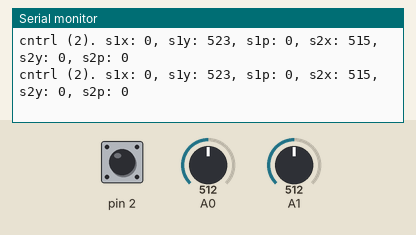
This sketch was run on a simulated Arduino Uno, built with avr-gcc and run on an emulated ATmega328P. On the bench: the last lines printed to the serial monitor. The test bench sets the inputs (shaded band); at power-on: A0 = 512, A1 = 512, pin 2 HIGH. No radio packets arrive unless stated.

Above: at 1.2 s.
1.3 s: A0 set to 489
At 2.1 s:
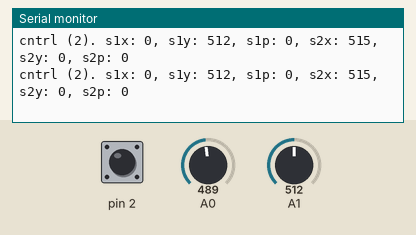
4.3 s: A1 set to 0
At 5.0 s:
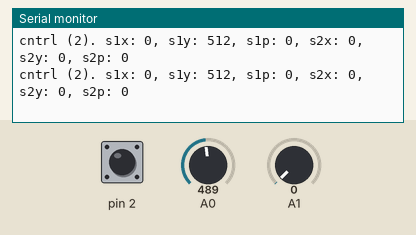
7.3 s: A0 set to 511
At 8.3 s:
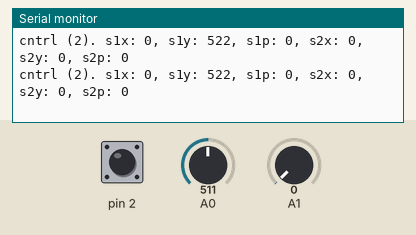
10.3 s: A1 set to 122
At 10.9 s:
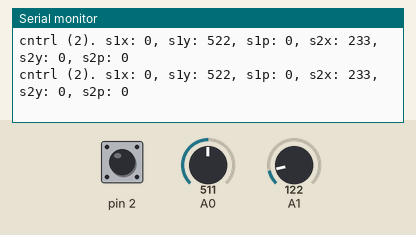
13.3 s: pin 2 pulled LOW for 0.15 s
Timing chart, 0 to 13.8 s (numbered marks = the images above; inputs shaded):
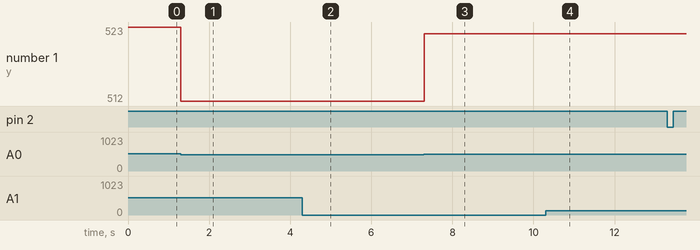

Measured:
- after the input at 1.3 s, the serial monitor: prints a new line at once (image 1)
- after the input at 4.3 s, the serial monitor: prints a new line at once (image 2)
- after the input at 7.3 s, the serial monitor: prints a new line at once (image 3)
- after the input at 10.3 s, the serial monitor: prints a new line at once (image 4)
- plotted number 1: 523 → 512 after the input at 1.3 s, 512 → 522 after the input at 7.3 s

The sketch:

controller.ino
```cpp
#include "nRF24L01.h"
#include "RF24.h"


#define BAUDRATE 115200
// Radio Commands
#define CMD_NONE 1
#define CMD_ACTIVE 2


// NRF24 pins
#define NRF_CE 9
#define NRF_CS 10

// NRF24 settings
#define NRF_ADDR 0
#define NRF_CHAN 0x60
#define NRF_PAYLOAD_SIZE 32


// Payload datastructure
struct payload_t {
  uint8_t command;  // current controller command (none or active for now)

  // stick1 data
  uint16_t stick1_x;
  uint16_t stick1_y;
  bool stick1_p;

  // stick2 data
  uint16_t stick2_x;
  uint16_t stick2_y;
  bool stick2_p;

  // typical delay between packages
  uint8_t delay_ms;
};


// Stick datastructure
struct stick_settings_t {
  uint16_t x_middle;  // middle point of x axis
  float x_curve_a;  // coefficient for S curve mapping of x axis

  // same for y axis
  uint16_t y_middle;
  float y_curve_a;

  // pinout definition
  int8_t x_axis_pin;
  int8_t y_axis_pin;
  int8_t btn_pin;
};

// Low-level data about current stick state
struct StickResponse {
  bool engaged;
  bool pressed;
  uint16_t x_value;
  uint16_t y_value;
};


RF24 radio(NRF_CE, NRF_CS);
uint8_t address[][6] = {"1Node","2Node","3Node","4Node","5Node","6Node"};

const uint8_t delay_ms = 1000 / 200;  // Refresh rate - 200 Hz
uint64_t time_from_last_command = 0;  // ms since last command


stick_settings_t stick1 = {
  .x_middle = 512,
  .x_curve_a = 0,

  .y_middle = 488,
  .y_curve_a = .5,

  .x_axis_pin = -1,
  .y_axis_pin = 0,
  .btn_pin = 2
};


stick_settings_t stick2 = {
  .x_middle = 502,
  .x_curve_a = .65,

  .y_middle = 512,
  .y_curve_a = 0,

  .x_axis_pin = 1,
  .y_axis_pin = -1,
  .btn_pin = -1
};


/*
 * Function to map linear movement of stick to S curve
 * x - input value (0-1023)
 * a - coefficient, lower is less curved
 */
uint16_t s_curve(int16_t x, float a) {
  return a * (1023 * 4 * pow( x/1023.0 - 0.5, 3) + 512) + (1 - a) * x;
};


/*
 * Setup for stick pins if available
 */
void init_stick(stick_settings_t stick) {
  if (stick.x_axis_pin != -1) pinMode(stick.x_axis_pin, INPUT);
  if (stick.y_axis_pin != -1) pinMode(stick.y_axis_pin, INPUT);
  if (stick.btn_pin != -1) pinMode(stick.btn_pin, INPUT_PULLUP);
}


/*
 * Read stick state, center raw reading to middle axis point (512 ), map to values in S curve
 */
StickResponse read_stick(stick_settings_t stick) {
  StickResponse r;

  // Values by default
  r.x_value = 512;
  r.y_value = 512;
  r.engaged = false;

  uint16_t x_value = stick.x_axis_pin != -1 ? analogRead(stick.x_axis_pin) : 0;
  uint16_t y_value = stick.y_axis_pin != -1 ? analogRead(stick.y_axis_pin) : 0;
  r.pressed = stick.btn_pin != -1 ? digitalRead(stick.btn_pin) == LOW : false;

  if (x_value > (stick.x_middle + 1)) {
    r.x_value = map(x_value, stick.x_middle, 1023, 512, 1023);
    r.engaged = true;
  }
  else if (x_value < (stick.x_middle - 1)) {
    r.x_value = map(x_value, stick.x_middle, 0, 512, 0);
    r.engaged = true;
  }

  if (y_value > (stick.y_middle + 1)) {
    r.y_value = map(y_value, stick.y_middle, 1023, 512, 1023);
    r.engaged = true;
  }
  else if (y_value < (stick.y_middle - 1)) {
    r.y_value = map(y_value, stick.y_middle, 0, 512, 0);
    r.engaged = true;
  }

  r.x_value = s_curve(r.x_value, stick.x_curve_a);
  r.y_value = s_curve(r.y_value, stick.y_curve_a);

  return r;
};


void setup() {
  Serial.begin(BAUDRATE);

  radio.begin();
  radio.setAutoAck(1);
  radio.setRetries(0, 1);  // delay - 250us, retry - 0

  radio.setPayloadSize(NRF_PAYLOAD_SIZE);  // package size

  radio.openWritingPipe(address[NRF_ADDR]);  // address
  radio.setChannel(NRF_CHAN);  // chanel

  radio.setPALevel(RF24_PA_MAX);  // RF24_PA_MIN | RF24_PA_LOW | RF24_PA_HIGH | RF24_PA_MAX
  radio.setDataRate(RF24_1MBPS);  // RF24_2MBPS | RF24_1MBPS, | RF24_250KBPS

  radio.powerUp();
  radio.stopListening();  // transmiter mode

  init_stick(stick1);
  init_stick(stick2);
}


void loop() {
  time_from_last_command = millis();

  uint8_t command = CMD_NONE;  // command by default

  StickResponse s1r = read_stick(stick1);
  StickResponse s2r = read_stick(stick2);

  // if controls were engaged car should move
  if (s1r.engaged || s2r.engaged || s1r.pressed || s2r.pressed) {
    command = CMD_ACTIVE;
  }

  // build payload
  payload_t p = {
    .command = command,
    .stick1_x = s1r.x_value,
    .stick1_y = s1r.y_value,
    .stick1_p = s1r.pressed,
    .stick2_x = s2r.x_value,
    .stick2_y = s2r.y_value,
    .stick2_p = s2r.pressed,
    .delay_ms = delay_ms
  };

  radio.write(&p, sizeof(payload_t));

  if (radio.isAckPayloadAvailable()) {
    uint8_t ack_payload[NRF_PAYLOAD_SIZE];
    radio.read(&ack_payload, sizeof(ack_payload));

    char t[100];
    snprintf(t, 100, "Got ack payload, 2b: %i %i", ack_payload[0], ack_payload[1]);
    Serial.println(t);
  }

  // send debug info
  char t[100];
  snprintf(t, 100, "cntrl (%i). s1x: %i, s1y: %i, s1p: %i, s2x: %i, s2y: %i, s2p: %i",
                    p.command, p.stick1_x, p.stick1_y, p.stick1_p, p.stick2_x, p.stick2_y, p.stick2_p);
  Serial.println(t);

  // throttle
  while ((millis() - time_from_last_command) < delay_ms) {
    delay(0);  // sleep
  }
}
```
